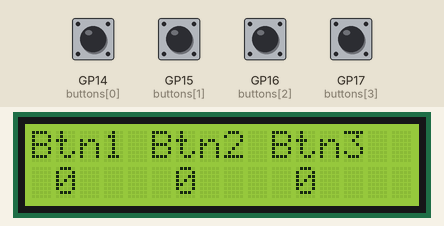
This program was run on a simulated Raspberry Pi Pico running MicroPython. Shown: 16×2 character LCD. The test bench sets the inputs (shaded band); at power-on: GP14 (buttons[0]), GP15 (buttons[1]), GP16 (buttons[2]), GP17 (buttons[3]) HIGH. Library files of the repository ran but are not shown: pico_i2c_lcd.py.

Above: at 1.2 s.
1.3 s: GP14 (buttons[0]) pulled LOW for 0.15 s
At 2.7 s:
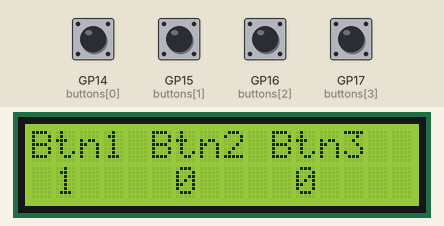
3.0 s: GP15 (buttons[1]) pulled LOW for 0.15 s
At 4.3 s:
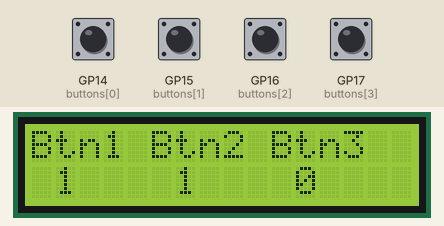
4.6 s: GP16 (buttons[2]) pulled LOW for 0.15 s
At 5.5 s:
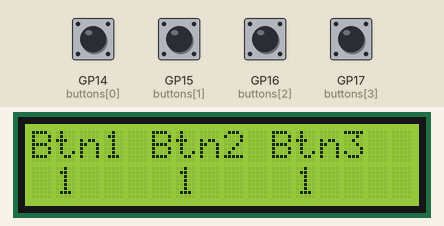
6.3 s: GP14 (buttons[0]) pulled LOW for 1 s
At 8.5 s:
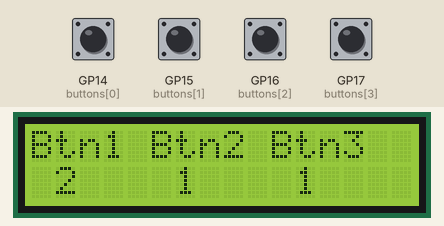
8.8 s: GP15 (buttons[1]) pulled LOW for 1 s
At 10.8 s:
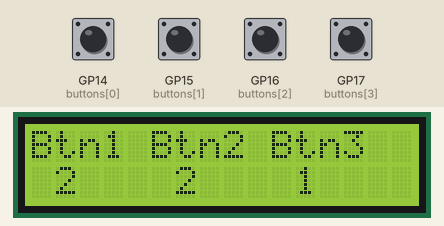
11.3 s: GP16 (buttons[2]) pulled LOW for 1 s
At 12.6 s:
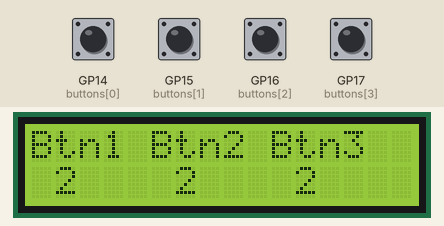
Timing chart, 0 to 14.3 s (numbered marks = the images above; inputs shaded):
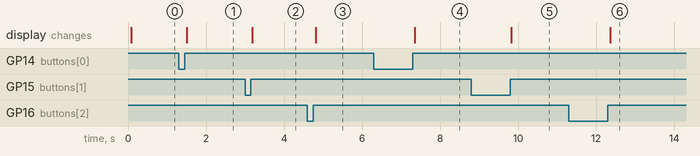

The program:

LCD_main.py
```python
# Nhập các module cần thiết
from machine import I2C, Pin
from pico_i2c_lcd import I2cLcd
import utime

# Khởi tạo các nút
button_pins = [14, 15, 16, 17]  # Nút 1, 2, 3, 4
buttons = [machine.Pin(pin, machine.Pin.IN, machine.Pin.PULL_UP) for pin in button_pins]
previous_states = [1] * len(buttons)  # Mặc định là 1 (nhả, do pull-up)
change_counts = [0] * len(buttons)   # Biến đếm thay đổi trạng thái
press_counts = [0] * 3               # Biến đếm số lần nhấn-nhả cho Btn1, Btn2, Btn3

# Định nghĩa tham số LCD
i2c = I2C(0, sda=Pin(0), scl=Pin(1), freq=400000)
I2C_ADDR = 0x27      # Địa chỉ I2C của LCD (có thể cần thay đổi)
NUM_LINES = 2        # Số dòng của LCD
NUM_COLUMNS = 16     # Số cột của LCD

# Tạo đối tượng LCD
lcd = I2cLcd(i2c, I2C_ADDR, NUM_LINES, NUM_COLUMNS)

# Xóa màn hình LCD
lcd.clear()

# Hiển thị nhãn các nút trên dòng 1
lcd.move_to(0, 0)
lcd.putstr("Btn1")
lcd.move_to(5, 0)
lcd.putstr("Btn2")
lcd.move_to(10, 0)
lcd.putstr("Btn3")

# Hàm cập nhật hiển thị LCD
def update_lcd():
    lcd.move_to(0, 1)
    lcd.putstr("                ")  # Xóa dòng 2
    lcd.move_to(1, 1)
    lcd.putstr(str(press_counts[0]))  # Btn1
    lcd.move_to(6, 1)
    lcd.putstr(str(press_counts[1]))  # Btn2
    lcd.move_to(11, 1)
    lcd.putstr(str(press_counts[2]))  # Btn3

# Hàm kiểm tra nhấn-nhả và xử lý
def check_buttons():
    global previous_states, change_counts, press_counts
    for i in range(len(buttons)):
        current_state = buttons[i].value()  # Đọc trạng thái hiện tại
        # Kiểm tra nếu trạng thái thay đổi
        if current_state != previous_states[i]:
            change_counts[i] += 1  # Tăng biến đếm thay đổi
            previous_states[i] = current_state  # Cập nhật trạng thái trước đó
            # Nếu hoàn thành một chu kỳ nhấn-nhả (2 thay đổi)
            if change_counts[i] == 2:
                if i < 3:  # Nút 1, 2, 3: Tăng số lần nhấn-nhả
                    press_counts[i] += 1
                    update_lcd()  # Cập nhật LCD
                else:  # Nút 4: Reset tất cả biến đếm
                    press_counts[:] = [0] * 3
                    change_counts[:] = [0] * len(buttons)
                    update_lcd()  # Cập nhật LCD
                change_counts[i] = 0  # Reset biến đếm thay đổi

# Hiển thị ban đầu
update_lcd()

# Vòng lặp chính
while True:
    check_buttons()
    utime.sleep_ms(50)  # Đợi 50ms để chống dội
```

Measured:
- after the input at 1.3 s, the display: changes after 0.21 s (image 1)
- after the input at 3.0 s, the display: changes after 0.19 s (image 2)
- after the input at 4.6 s, the display: changes after 0.21 s (image 3)
- after the input at 6.3 s, the display: changes after 1.0 s (image 4)
- after the input at 8.8 s, the display: changes after 1.0 s (image 5)
- after the input at 11.3 s, the display: changes after 1.1 s (image 6)
